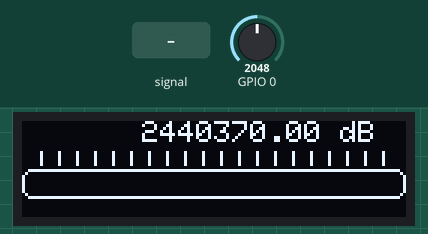
Bench run of a sketch on a simulated ESP32. Shown: 128×32 one-colour display. Inputs (shaded band) come from the test bench; at power-on: GPIO 0 = 2048. The display library's start-up logo is not drawn.

Above: at 3.2 s.
3.3 s: GPIO 0 fed a 2 Hz sine of ±1228 counts around its level
4.8 s: GPIO 0 set to 2866
6.3 s: GPIO 0 set to 984
At 7.5 s:
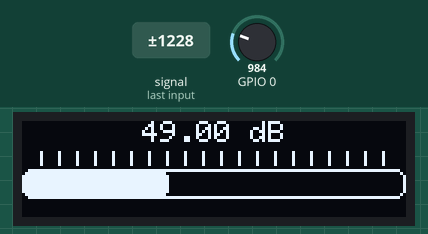
7.8 s: GPIO 0 fed a 200 Hz sine of ±327 counts around its level
At 8.63 s:
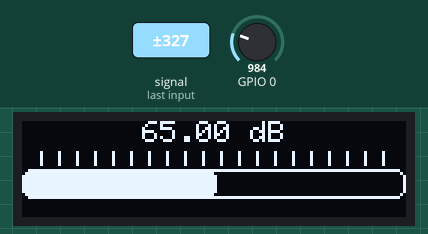
9.3 s: GPIO 0 set to 491
At 10.3 s:
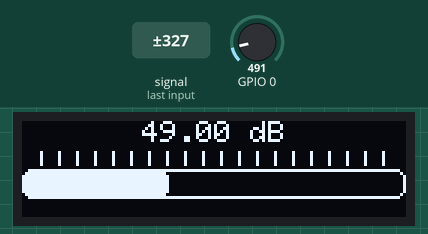
Timing chart, 0 to 11.8 s (numbered marks = the images above; inputs shaded):
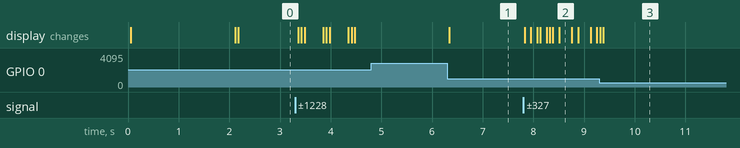

The sketch:

sound_meter.ino
```cpp
#include <SPI.h>
#include <Wire.h>
#include <Adafruit_GFX.h>
#include <Adafruit_SSD1306.h>

#define SCREEN_WIDTH 128 // OLED display width, in pixels
#define SCREEN_HEIGHT 32 // OLED display height, in pixels

// Declaration for an SSD1306 display connected to I2C (SDA, SCL pins)
#define OLED_RESET     4 // Reset pin # (or -1 if sharing Arduino reset pin)
Adafruit_SSD1306 display(SCREEN_WIDTH, SCREEN_HEIGHT, &Wire, OLED_RESET);

const int sampleWindow = 50;                              // Sample window width in mS (50 mS = 20Hz)
unsigned int sample;

void setup()
{
   Serial.begin(9600);                                    //Serial comms for debugging
   display.begin(SSD1306_SWITCHCAPVCC, 0x3C);             //OLED display start
   display.display();                                     //show buffer
   display.clearDisplay();                                //clear buffer
   display.setTextSize(1);                                //Set text size to 1 (1-6)
   display.setTextColor(WHITE);                           //Set text color to WHITE (no choice lol)
   display.setCursor(30,0);                                //cursor to upper left corner
   display.println("Sound Meter");                        //write title
      display.setCursor(40,20);                                //cursor to upper left corner
   display.println("MR.maker");                        //write title

   display.display();                                     //show title
   delay(2000);                                           //wait 2 seconds
}


void loop()
{
   unsigned long startMillis= millis();                   // Start of sample window
   float peakToPeak = 0;                                  // peak-to-peak level

   unsigned int signalMax = 0;                            //minimum value
   unsigned int signalMin = 1024;                         //maximum value

                                                          // collect data for 50 mS
   while (millis() - startMillis < sampleWindow)
   {
      sample = analogRead(0);                             //get reading from microphone
      if (sample < 1024)                                  // toss out spurious readings
      {
         if (sample > signalMax)
         {
            signalMax = sample;                           // save just the max levels
         }
         else if (sample < signalMin)
         {
            signalMin = sample;                           // save just the min levels
         }
      }
   }
   peakToPeak = signalMax - signalMin;                    // max - min = peak-peak amplitude
   float db = map(peakToPeak,20,900,49.5,90);             //calibrate for deciBels
   display.setCursor(40,0);                                //cursor to upper left
   display.setTextSize(1);                                //set text size to 1
   display.print(db);                                     //write calibrated deciBels
   display.print(" dB");                                  //write units


    for(int x =6;x<122;x=x+6){                            //draw scale
      display.drawLine(x, 10, x, 14, WHITE);
    }
   display.drawRoundRect(0, 16, 128, 10, 3, WHITE);       //draw outline of bar graph
   int r = map(db,0,120,1,120);                           //set bar graph for width of screen
   display.fillRoundRect(0, 16, r, 10, 3, WHITE);         //draw bar graph with a width of r
   display.display();                                     //show all that we just wrote & drew
   display.clearDisplay();                                //clear the display
}
```

Measured:
- after the input at 4.8 s, every drawn part: stays the same
- after the input at 6.3 s, the display: changes at once (image 1)
- after the input at 7.8 s, the display: first changes at once (image 2 shows a later state)
- after the input at 9.3 s, the display: first changes at once (image 3 shows a later state)
